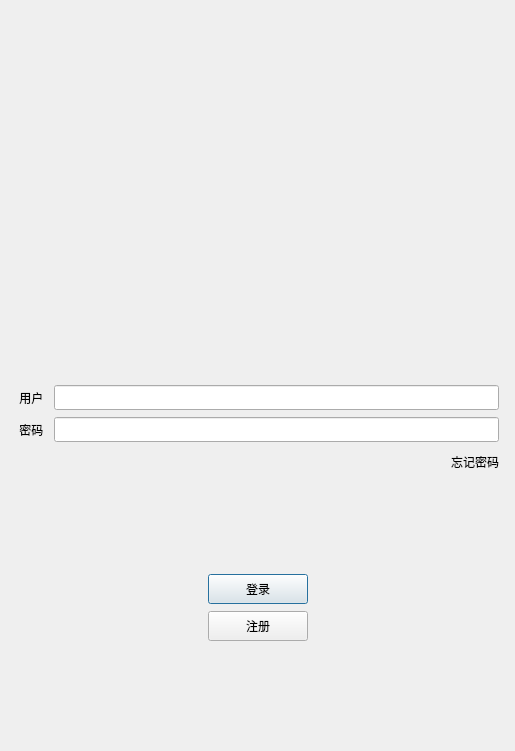
<?xml version="1.0" encoding="UTF-8"?>
<ui version="4.0">
 <class>LoginDialog</class>
 <widget class="QDialog" name="LoginDialog">
  <property name="geometry">
   <rect>
    <x>0</x>
    <y>0</y>
    <width>515</width>
    <height>751</height>
   </rect>
  </property>
  <property name="windowTitle">
   <string>Dialog</string>
  </property>
  <layout class="QVBoxLayout" name="verticalLayout_2">
   <item>
    <layout class="QVBoxLayout" name="verticalLayout">
     <property name="spacing">
      <number>7</number>
     </property>
     <property name="leftMargin">
      <number>5</number>
     </property>
     <property name="topMargin">
      <number>5</number>
     </property>
     <property name="rightMargin">
      <number>5</number>
     </property>
     <property name="bottomMargin">
      <number>5</number>
     </property>
     <item>
      <widget class="QWidget" name="widget" native="true">
       <layout class="QGridLayout" name="gridLayout">
        <item row="0" column="0">
         <widget class="QLabel" name="label">
          <property name="minimumSize">
           <size>
            <width>0</width>
            <height>250</height>
           </size>
          </property>
          <property name="maximumSize">
           <size>
            <width>200</width>
            <height>200</height>
           </size>
          </property>
          <property name="text">
           <string/>
          </property>
          <property name="pixmap">
           <pixmap resource="rc.qrc">:/res/ice.png</pixmap>
          </property>
          <property name="alignment">
           <set>Qt::AlignCenter</set>
          </property>
         </widget>
        </item>
       </layout>
      </widget>
     </item>
     <item>
      <spacer name="verticalSpacer">
       <property name="orientation">
        <enum>Qt::Vertical</enum>
       </property>
       <property name="sizeHint" stdset="0">
        <size>
         <width>20</width>
         <height>40</height>
        </size>
       </property>
      </spacer>
     </item>
     <item>
      <layout class="QHBoxLayout" name="horizontalLayout">
       <item>
        <widget class="QLabel" name="user_label">
         <property name="minimumSize">
          <size>
           <width>0</width>
           <height>25</height>
          </size>
         </property>
         <property name="maximumSize">
          <size>
           <width>16777215</width>
           <height>25</height>
          </size>
         </property>
         <property name="text">
          <string> 用户 </string>
         </property>
        </widget>
       </item>
       <item>
        <widget class="QLineEdit" name="user_edit">
         <property name="minimumSize">
          <size>
           <width>0</width>
           <height>25</height>
          </size>
         </property>
         <property name="maximumSize">
          <size>
           <width>16777215</width>
           <height>25</height>
          </size>
         </property>
        </widget>
       </item>
      </layout>
     </item>
     <item>
      <layout class="QHBoxLayout" name="horizontalLayout_2">
       <item>
        <widget class="QLabel" name="pass_label">
         <property name="minimumSize">
          <size>
           <width>0</width>
           <height>25</height>
          </size>
         </property>
         <property name="maximumSize">
          <size>
           <width>16777215</width>
           <height>25</height>
          </size>
         </property>
         <property name="text">
          <string> 密码 </string>
         </property>
        </widget>
       </item>
       <item>
        <widget class="QLineEdit" name="pass_edit">
         <property name="sizePolicy">
          <sizepolicy hsizetype="Expanding" vsizetype="Fixed">
           <horstretch>0</horstretch>
           <verstretch>0</verstretch>
          </sizepolicy>
         </property>
         <property name="minimumSize">
          <size>
           <width>0</width>
           <height>25</height>
          </size>
         </property>
         <property name="maximumSize">
          <size>
           <width>16777215</width>
           <height>25</height>
          </size>
         </property>
        </widget>
       </item>
      </layout>
     </item>
     <item>
      <layout class="QHBoxLayout" name="horizontalLayout_3">
       <item>
        <spacer name="horizontalSpacer">
         <property name="orientation">
          <enum>Qt::Horizontal</enum>
         </property>
         <property name="sizeHint" stdset="0">
          <size>
           <width>40</width>
           <height>20</height>
          </size>
         </property>
        </spacer>
       </item>
       <item>
        <widget class="QLabel" name="forget_label">
         <property name="minimumSize">
          <size>
           <width>0</width>
           <height>25</height>
          </size>
         </property>
         <property name="maximumSize">
          <size>
           <width>16777215</width>
           <height>25</height>
          </size>
         </property>
         <property name="text">
          <string>忘记密码</string>
         </property>
        </widget>
       </item>
      </layout>
     </item>
     <item>
      <spacer name="verticalSpacer_2">
       <property name="orientation">
        <enum>Qt::Vertical</enum>
       </property>
       <property name="sizeHint" stdset="0">
        <size>
         <width>20</width>
         <height>40</height>
        </size>
       </property>
      </spacer>
     </item>
     <item>
      <layout class="QHBoxLayout" name="horizontalLayout_4">
       <item>
        <spacer name="horizontalSpacer_2">
         <property name="orientation">
          <enum>Qt::Horizontal</enum>
         </property>
         <property name="sizeHint" stdset="0">
          <size>
           <width>40</width>
           <height>20</height>
          </size>
         </property>
        </spacer>
       </item>
       <item>
        <widget class="QPushButton" name="pushButton">
         <property name="minimumSize">
          <size>
           <width>100</width>
           <height>30</height>
          </size>
         </property>
         <property name="text">
          <string>登录</string>
         </property>
        </widget>
       </item>
       <item>
        <spacer name="horizontalSpacer_3">
         <property name="orientation">
          <enum>Qt::Horizontal</enum>
         </property>
         <property name="sizeHint" stdset="0">
          <size>
           <width>40</width>
           <height>20</height>
          </size>
         </property>
        </spacer>
       </item>
      </layout>
     </item>
     <item>
      <layout class="QHBoxLayout" name="horizontalLayout_5">
       <item>
        <spacer name="horizontalSpacer_4">
         <property name="orientation">
          <enum>Qt::Horizontal</enum>
         </property>
         <property name="sizeHint" stdset="0">
          <size>
           <width>40</width>
           <height>20</height>
          </size>
         </property>
        </spacer>
       </item>
       <item>
        <widget class="QPushButton" name="reg_btn">
         <property name="minimumSize">
          <size>
           <width>100</width>
           <height>30</height>
          </size>
         </property>
         <property name="text">
          <string>注册</string>
         </property>
        </widget>
       </item>
       <item>
        <spacer name="horizontalSpacer_5">
         <property name="orientation">
          <enum>Qt::Horizontal</enum>
         </property>
         <property name="sizeHint" stdset="0">
          <size>
           <width>40</width>
           <height>20</height>
          </size>
         </property>
        </spacer>
       </item>
      </layout>
     </item>
     <item>
      <spacer name="verticalSpacer_3">
       <property name="orientation">
        <enum>Qt::Vertical</enum>
       </property>
       <property name="sizeHint" stdset="0">
        <size>
         <width>20</width>
         <height>40</height>
        </size>
       </property>
      </spacer>
     </item>
    </layout>
   </item>
  </layout>
 </widget>
 <resources>
  <include location="rc.qrc"/>
 </resources>
 <connections/>
</ui>
